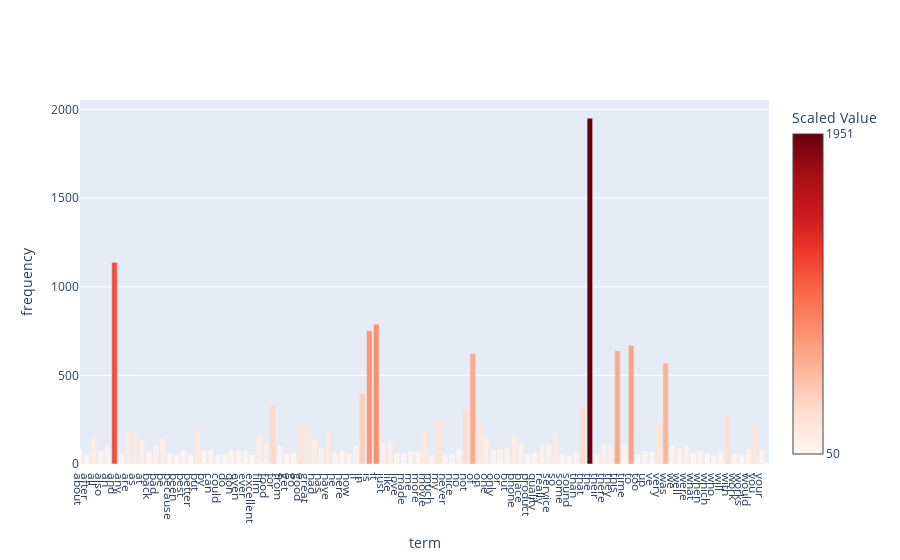

The cell this chart's notebook holds for it:
### Code cell
# get top 100 frequent terms indices
top_100_indices = feature_frequencies.argsort()[::-1][:100]
# sort them back in the original order (optional)
top_100_indices = top_100_indices[np.argsort(top_100_indices)]
print(top_100_indices)

x = [count_vect.get_feature_names_out()[i] for i in top_100_indices]
y = feature_frequencies[top_100_indices]

# fig = px.bar(x=x, y=y)
fig = go.Figure()
fig.add_trace(go.Bar(x=x, y=y,
                    marker=dict(
                    color=y,
                    colorscale='Reds', 
                    colorbar=dict(title='Scaled Value', tickvals=[min(y), max(y)]) 
                )))


# Create a layout for the chart
fig.update_xaxes(
    title_text="term",
    fixedrange=False,
    range=[0, 100],
    constrain="domain",
    tickmode='array',  # Set tickmode to 'array' to use an array of tickvals
    tickvals=list(range(len(x))),  # Set tickvals to the range of x-values
    ticktext=x,  # Set ticktext to the x-labels
    autorange=False, showline=True
)

fig.update_yaxes(
    title_text="frequency",
    fixedrange=True
)
fig.update_layout(hovermode="x")
fig.show(config={"scrollZoom": True, "displayModeBar": True})

### Figure 1 — Plotly figure (JSON) as saved in the notebook; plotly's stock layout.template omitted (floating-point values rounded to 4 significant figures)
{"data": [{"marker": {"color": [85, 52, 149, 74, 106, 1138, 53, 180, 175, 135, 72, 103, 149, 57, 51, 78, 53, 201, 78, 84, 53, 53, 79, 77, 76, 52, 163, 125, 334, 103, 55, 64, 230, 204, 138, 87, 184, 63, 77, 56, 103, 400, 752, 789, 119, 124, 60, 58, 71, 67, 182, 50, 254, 52, 53, 83, 303, 624, 221, 146, 79, 83, 89, 164, 112, 54, 66, 103, 108, 171, 54, 50, 67, 316, 1951, 54, 112, 106, 638, 112, 669, 56, 74, 64, 245, 570, 105, 92, 105, 63, 71, 58, 50, 73, 274, 56, 51, 86, 220, 81], "colorbar": {"tickvals": [50, 1951], "title": {"text": "Scaled Value"}}, "colorscale": [[0, "rgb(255,245,240)"], [0.125, "rgb(254,224,210)"], [0.25, "rgb(252,187,161)"], [0.375, "rgb(252,146,114)"], [0.5, "rgb(251,106,74)"], [0.625, "rgb(239,59,44)"], [0.75, "rgb(203,24,29)"], [0.875, "rgb(165,15,21)"], [1, "rgb(103,0,13)"]]}, "type": "bar", "x": ["about", "after", "all", "also", "an", "and", "any", "are", "as", "at", "back", "bad", "be", "because", "been", "best", "better", "but", "by", "can", "could", "do", "don", "even", "ever", "excellent", "film", "food", "for", "from", "get", "go", "good", "great", "had", "has", "have", "he", "here", "how", "if", "in", "is", "it", "just", "like", "love", "made", "me", "more", "movie", "much", "my", "never", "nice", "no", "not", "of", "on", "one", "only", "or", "out", "phone", "place", "product", "quality", "really", "service", "so", "some", "sound", "than", "that", "the", "their", "there", "they", "this", "time", "to", "too", "up", "ve", "very", "was", "we", "well", "were", "what", "when", "which", "who", "will", "with", "work", "works", "would", "you", "your"], "y": [85, 52, 149, 74, 106, 1138, 53, 180, 175, 135, 72, 103, 149, 57, 51, 78, 53, 201, 78, 84, 53, 53, 79, 77, 76, 52, 163, 125, 334, 103, 55, 64, 230, 204, 138, 87, 184, 63, 77, 56, 103, 400, 752, 789, 119, 124, 60, 58, 71, 67, 182, 50, 254, 52, 53, 83, 303, 624, 221, 146, 79, 83, 89, 164, 112, 54, 66, 103, 108, 171, 54, 50, 67, 316, 1951, 54, 112, 106, 638, 112, 669, 56, 74, 64, 245, 570, 105, 92, 105, 63, 71, 58, 50, 73, 274, 56, 51, 86, 220, 81]}], "layout": {"hovermode": "x", "xaxis": {"autorange": false, "constrain": "domain", "fixedrange": false, "range": [0, 100], "showline": true, "tickmode": "array", "ticktext": ["about", "after", "all", "also", "an", "and", "any", "are", "as", "at", "back", "bad", "be", "because", "been", "best", "better", "but", "by", "can", "could", "do", "don", "even", "ever", "excellent", "film", "food", "for", "from", "get", "go", "good", "great", "had", "has", "have", "he", "here", "how", "if", "in", "is", "it", "just", "like", "love", "made", "me", "more", "movie", "much", "my", "never", "nice", "no", "not", "of", "on", "one", "only", "or", "out", "phone", "place", "product", "quality", "really", "service", "so", "some", "sound", "than", "that", "the", "their", "there", "they", "this", "time", "to", "too", "up", "ve", "very", "was", "we", "well", "were", "what", "when", "which", "who", "will", "with", "work", "works", "would", "you", "your"], "tickvals": [0, 1, 2, 3, 4, 5, 6, 7, 8, 9, 10, 11, 12, 13, 14, 15, 16, 17, 18, 19, 20, 21, 22, 23, 24, 25, 26, 27, 28, 29, 30, 31, 32, 33, 34, 35, 36, 37, 38, 39, 40, 41, 42, 43, 44, 45, 46, 47, 48, 49, 50, 51, 52, 53, 54, 55, 56, 57, 58, 59, 60, 61, 62, 63, 64, 65, 66, 67, 68, 69, 70, 71, 72, 73, 74, 75, 76, 77, 78, 79, 80, 81, 82, 83, 84, 85, 86, 87, 88, 89, 90, 91, 92, 93, 94, 95, 96, 97, 98, 99], "title": {"text": "term"}}, "yaxis": {"fixedrange": true, "title": {"text": "frequency"}}}}
